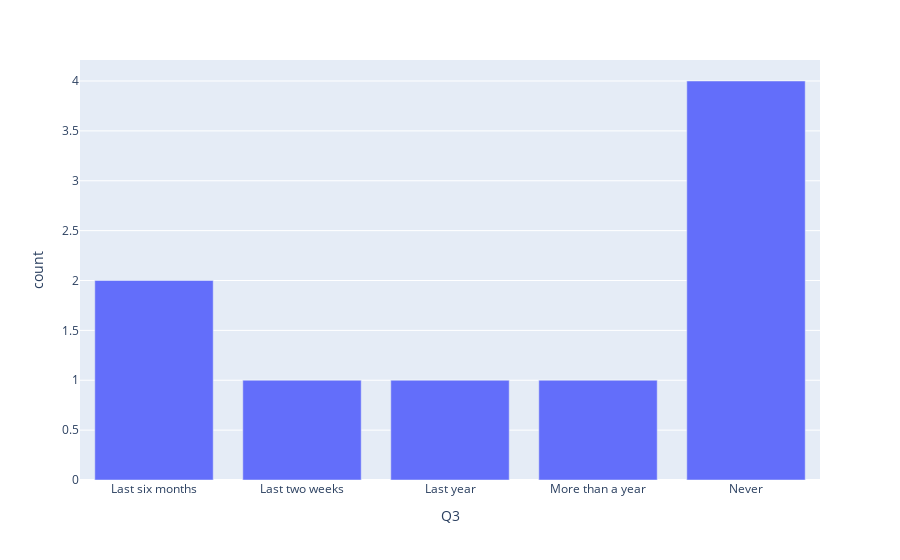

Notebook cell for this chart:
### Code cell
# Vis 2
vis2_data = counter(df_csv, 'Q3')
fig2 = px.bar(data_frame=vis2_data, x='Q3', y='count')
fig2.show()

### Figure 1 — Plotly figure (JSON) as saved in the notebook; plotly's stock layout.template omitted (floating-point values rounded to 4 significant figures)
{"data": [{"alignmentgroup": "True", "hovertemplate": "Q3=%{x}<br>count=%{y}<extra></extra>", "legendgroup": "", "marker": {"color": "#636efa", "pattern": {"shape": ""}}, "name": "", "offsetgroup": "", "orientation": "v", "showlegend": false, "textposition": "auto", "type": "bar", "x": ["Last six months", "Last two weeks", "Last year", "More than a year", "Never"], "xaxis": "x", "y": [2, 1, 1, 1, 4], "yaxis": "y"}], "layout": {"barmode": "relative", "legend": {"tracegroupgap": 0}, "margin": {"t": 60}, "xaxis": {"anchor": "y", "domain": [0, 1], "title": {"text": "Q3"}}, "yaxis": {"anchor": "x", "domain": [0, 1], "title": {"text": "count"}}}}
